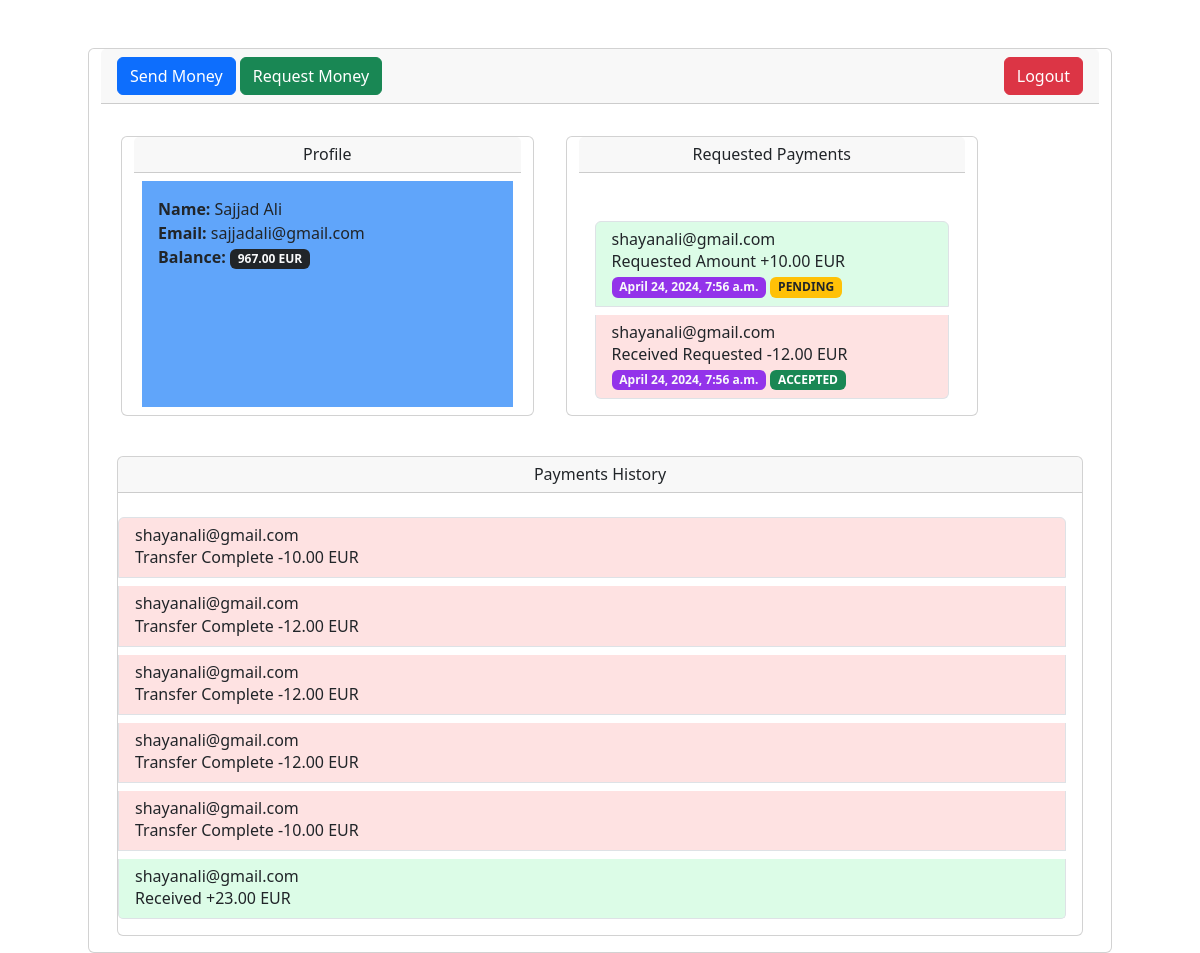
The page / (signed in) on the database as committed earlier.
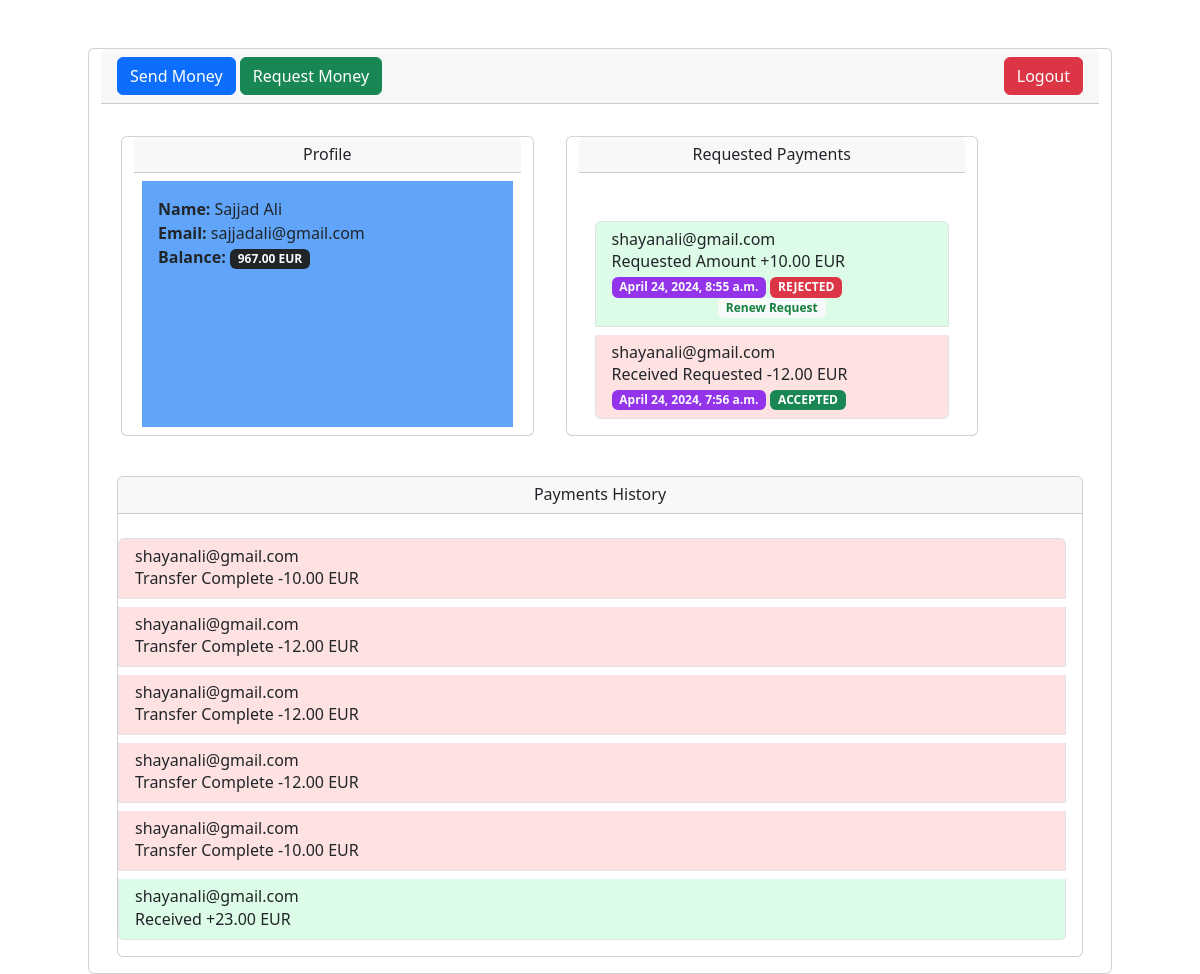
The same page on the database as committed later.
### register/models.py (models this page shows, shortened)
class AccountHolder(models.Model):
    EURO = 'EUR'
    USD = 'USD'
    GBP = 'GBP'
    CURRENCY = [
        (EURO, "Euro"),
        (USD, "US Dollars"),
        (GBP, "British Pounds")
    ]
    email = models.EmailField(unique=True)
    password = models.CharField(max_length=255)
    username = models.CharField(max_length=255)
    first_name = models.CharField(max_length=255)
    last_name = models.CharField(max_length=255)
    currency = models.CharField(
        max_length=4, choices=CURRENCY, default=EURO)
    balance = models.DecimalField(max_digits=6, decimal_places=2, default=1000)

### payapp/models.py (models this page shows)
class PaymentRequest(models.Model):
    req_sender = models.ForeignKey(AccountHolder, related_name="+" ,on_delete=models.PROTECT)
    req_recipient = models.ForeignKey(AccountHolder, related_name="+", on_delete=models.PROTECT)
    amount = models.DecimalField(max_digits=6, decimal_places=2)
    currency = models.CharField(max_length=3, choices=CURRENCY, default=EURO)
    timestamp = models.DateTimeField(auto_now_add=True)
    updated_at = models.DateTimeField(auto_now=True)
    is_completed = models.BooleanField(default=False)
    status = models.CharField(max_length=10, choices=REQUEST_STATUS, default=PENDING)

class Transaction(models.Model):
    sender = models.ForeignKey(AccountHolder, related_name='sent_transactions', on_delete=models.PROTECT)
    recipient = models.ForeignKey(AccountHolder, related_name='received_transactions', on_delete=models.PROTECT)
    amount = models.DecimalField(max_digits=6, decimal_places=2)
    currency = models.CharField(max_length=3, choices=CURRENCY, default=EURO)
    timestamp = models.DateTimeField(auto_now_add=True)

### register/views.py (the view)
# urls.py: path('', views.index, name='home'),
def index(request: HttpRequest) -> HttpResponse:
    if request.user.is_authenticated:
        email = request.user.email
        user = AccountHolder.objects.filter(email=email).first()
        payments = list(Transaction.objects.filter(Q(sender=user) | Q(recipient=user)).order_by('-timestamp').all())
        payment_requests = list(
            PaymentRequest.objects.filter(
                Q(req_sender=user) | Q(req_recipient=user)
            ).order_by('-updated_at').all()
        )
        return render(request, "pages/index.html",
                      {'user': user,
                       'payments': payments,
                       'payment_requests': payment_requests
                    })
    return redirect('login')

### register/templates/pages/index.html (shortened to what this page needs)
{% extends 'base.html' %}
{% block page_content %}
<div class="row">
        {% if user %}
        <div class="card mt-5">
            <div class="card-header">
                {% block bar %}
                   {% include "links.html" %}
                {% endblock %}
            </div>
            <div class="card-body">
                <div class="row">
                    <div class="card col-md-5 col-sm-12 m-3">
                        <div class="card-header">
                            <h3 class="text-center">Profile</h3>
                        </div>
                        <div class="card-body m-2 bg-blue-400">
                            <p><strong>Name:</strong> {{ user.first_name }} {{ user.last_name }}</p>
                            <p><strong>Email:</strong> {{ user.email }}</p>
                            <p><strong>Balance:</strong> <span class="badge text-light bg-dark">
                                {{ user.balance }} {{ user.currency }}
                            </span></p>
                        </div>
                    </div>
                    <div class="card col-md-5 col-sm-12 m-3">
                        <div class="card-header">
                            <h3 class="text-center">Requested Payments</h3>
                        </div>
                        <div class="card-body mt-4">
                            <ul class="list-group">
                                {% for payment_request in payment_requests %}
                                {% if payment_request.req_sender.email == user.email %}
                                <li class="list-group-item mt-2 bg-green-100">
                                    <h3>{{ payment_request.req_recipient.email }}</h3>
                                    <p>Requested Amount +{{ payment_request.amount }} {{ payment_request.currency }}</p>
                                    <span class="badge bg-purple-600 text-light">{{ payment_request.updated_at }}</span>
                                    {% block status1 %}
                                        {% include "status.html" with status=payment_request.status %}
                                    {% endblock %}
                                    {% if payment_request.status == "REJECTED" %}
                                    <div class="d-flex justify-around">
                                        <a class="badge text-green-700 bg-light" href="{% url 'renew' %}?pk={{ payment_request.pk  | urlencode }}">Renew Request</a>
                                    </div>
                                    {% endif %}
                                </li>
                                {% else %}
                                <li class="list-group-item mt-2 bg-red-100">
                                    <h3>{{ payment_request.req_sender.email }}</h3>
                                    <p>Received Requested -{{ payment_request.amount }} {{ payment_request.currency }}</p>
                                    <span class="badge bg-purple-600 text-light">{{ payment_request.updated_at }}</span>
                                    {% block status2 %}
                                        {% include "status.html" with status=payment_request.status %}
                                    {% endblock %}
                                </li>
                                {% endif %}
                            {% endfor %}
                            </ul>
                        </div>
                    </div>
                </div>
                <div class="card mt-4">
                    <div class="card-header">
                        <h3 class="text-center">Payments History</h3>
                    </div>
                    <ul class="card-body list-group">
                        {% for transaction in payments %}
                            {% if transaction.sender.email == user.email %}
                            <li class="list-group-item mt-2 bg-red-100">
                                <h3>{{ transaction.recipient.email }}</h3>
                                <p>Transfer Complete -{{ transaction.amount }} {{ transaction.currency }}</p>
                            </li>
                            {% else %}
                            <li class="list-group-item mt-2 bg-green-100">
                                <h3>{{ transaction.sender.email }}</h3>
                                <p>Received +{{ transaction.amount }} {{ transaction.currency }}</p>
                            </li>
                            {% endif %}
                        {% endfor %}
                    </ul>
                </div>
            </div>
        </div>
        {% else %}
        <div class="jumbotron mt-5">
            <h1>Welcome!</h1>
            <p class="lead">Please <a href="{% url 'login' %}" class="btn btn-primary btn-lg">Login</a> or <a href="{% url 'signup' %}" class="btn btn-success btn-lg">Signup</a> to continue.</p>
        </div>
        {% endif %}
</div>
{% endblock page_content %}

### register/templates/base.html (shortened to what this page needs)
<!DOCTYPE html>
<html lang="en">
  <head>
    <script src="https://cdn.tailwindcss.com"></script>
    <link
      href="https://cdn.jsdelivr.net/npm/bootstrap@5.3.3/dist/css/bootstrap.min.css"
      rel="stylesheet"
    />
  </head>
  <body>
    <body class="container">
      {% block page_content %}{% endblock page_content %}
    </body>
  </body>
</html>

### register/templates/links.html
<div class="d-flex justify-content-between">
    <div>
        <a href="{% url 'send_money' %}" class="btn btn-primary">Send Money</a>
        <a href="{% url 'request' %}" class="btn btn-success">Request Money</a>
    </div>
    <a href="{% url 'logout' %}" class="btn btn-danger">Logout</a>
</div>

### register/templates/status.html
{% if status == 'REJECTED' %}
    <span class="badge bg-danger">REJECTED</span>
{% elif status == 'ACCEPTED' %}
    <span class="badge bg-success">ACCEPTED</span>
{% elif status == 'PENDING' %}
    <span class="badge bg-warning text-dark">PENDING</span>
{% endif %}

Rows that differ between the two databases and show on the page:
changed PaymentRequest: updated_at "April 24, 2024, 7:56 a.m." → "April 24, 2024, 8:55 a.m."; status "PENDING" → "REJECTED Renew Request"
